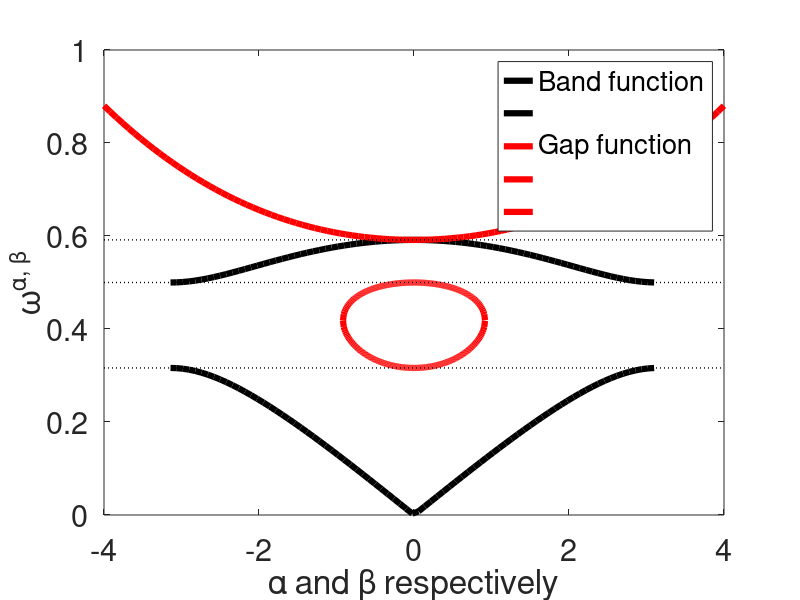

Reproduce this figure in MATLAB.
%{
    ---------------------------------------------------------
    Author(s):    [Erik Orvehed HILTUNEN , Yannick DE BRUIJN]
    Date:         [November 2024]
    Description:  [Subwavelength Spectral Plot for a 1D Dimer Chain]
    ---------------------------------------------------------
%}

% Objective:
%   Generate a spectral plot for a dimer resonator chain. 
%   A complete derivation of the formula used in this implementation 
%   can be found in arXiv:2409.14537.


% --- Set the parameters ---
    delta = 0.1;
    s_1 = 0.8;
    s_2 = 2;

% --- Define the Bandfunctions in the subwavelength regime ---
    f_1 = @(x) sqrt(delta) * sqrt((1/s_1 + 1/s_2)     + sqrt(1/(s_1)^2     + 1/(s_2)^2 + 2/(s_1*s_2)*cos(x)));
    f_2 = @(x) sqrt(delta) * sqrt((1/s_1 + 1/s_2)     - sqrt(1/(s_1)^2     + 1/(s_2)^2 + 2/(s_1*s_2)*cos(x)));
    f_3 = @(x) sqrt(delta) * sqrt(abs((1/s_1 + 1/s_2) - sqrt(abs(1/(s_1)^2 + 1/(s_2)^2 - 2/(s_1*s_2)*cosh(x)))));
    f_4 = @(x) sqrt(delta) * sqrt(abs((1/s_1 + 1/s_2) + sqrt(abs(1/(s_1)^2 + 1/(s_2)^2 - 2/(s_1*s_2)*cosh(x)))));
    f_5 = @(x) sqrt(delta) * sqrt(abs((1/s_1 + 1/s_2) + sqrt(abs(1/(s_1)^2 + 1/(s_2)^2 + 2/(s_1*s_2)*cosh(x)))));

% --- Define the range for x ---
    x_range = -pi:0.08:pi;      % Plot real Bands over the first Brillouin zone
    beta_bound = acosh((1/2) * (s_2^2 + s_1^2)/(s_1*s_2)); 
    beta_range = -beta_bound:0.0098:beta_bound+0.001 ;
    beta_range_2 = -4:0.08:4;   % Plot the complex bands over some range

% --- Evaluate the functions on the grid ---
    y_values_1 = real(f_1(x_range));        % Real Band
    y_values_2 = real(f_2(x_range));        % Real Band
    y_values_3 = real(f_3(beta_range));     % Complex Band
    y_values_4 = real(f_4(beta_range));     % Complex Band
    y_values_5 = real(f_5(beta_range_2));   % Complex Band


% --- Plotting the spectral Bands ---
    figure;
    lw = 4.5;   % Linewidth
    fs = 18;    % Fontsize
    
    % Plotting of the Bands
    plot(x_range, y_values_1, 'k', 'LineWidth', lw);
    hold on;
    pbaspect([8 6 1]); % Set the ratio to 10:6
    plot(x_range, y_values_2     , 'k', 'LineWidth', lw);
    plot(beta_range, y_values_3  , 'r', 'LineWidth', lw);
    plot(beta_range, y_values_4  , 'r', 'LineWidth', lw);
    plot(beta_range_2, y_values_5, 'r', 'LineWidth', lw);
    
    % Horizontal lines separating the Band and Bandgap
    y_val = f_1(pi);
    line([-4, 4], [y_val, y_val], 'Color', 'k', 'LineStyle', ':', 'LineWidth', 1);
    b_val = f_2(pi);
    line([-4, 4], [b_val, b_val], 'Color', 'k', 'LineStyle', ':', 'LineWidth', 1);
    g_val = f_1(0);
    line([-4, 4], [g_val, g_val], 'Color', 'k', 'LineStyle', ':', 'LineWidth', 1);
    
    % Adding labels, legend and ticks
    xlabel('\alpha and \beta respectively', 'FontSize', fs);
    ylabel('\omega^{\alpha, \beta}', 'FontSize', fs);
    legend('Band function', '', 'Gap function', '', '', 'Location', 'northeast', 'FontSize', fs+2);
    set(gca, 'FontSize', fs+4); 
    saveas(gcf, 'Band_1D_Dimer.pdf');
    hold off;

